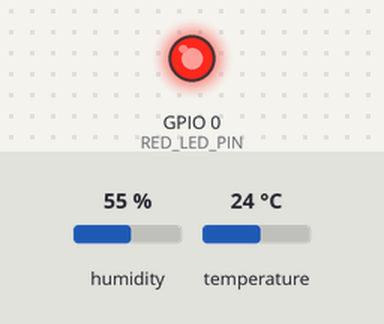
Simulated run of this sketch. Board: ESP32. Parts: output pins drawn as LEDs (lit = HIGH). Inputs (shaded band) come from the test bench; at power-on: humidity 55 %, temperature 24 °C. WiFi joins after 1.5 s; servers stay silent unless stated; no MQTT or app messages arrive unless stated; what the sketch prints to the serial monitor is not drawn.

Above: at 2.5 s.
At 5.5 s:
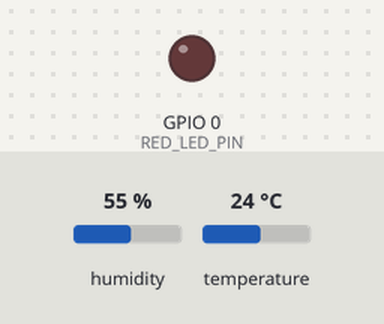
Timing chart, 0 to 9.8 s (numbered marks = the images above):
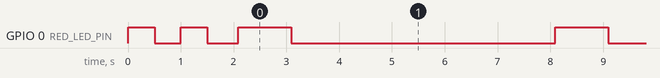

The sketch:

climate_bridge_esp32_commented_pt-BR.ino
```cpp
#include <WiFi.h>           // Biblioteca para conexão Wi-Fi
#include <PubSubClient.h>   // Biblioteca para comunicação MQTT
#include <DHT.h>            // Biblioteca para o sensor DHT

#define DHTPIN 33           // Pino onde o sensor DHT22 está conectado
#define DHTTYPE DHT22       // Define o tipo do sensor como DHT22
DHT dht(DHTPIN, DHTTYPE);   // Instancia o objeto do sensor DHT

// Definições dos pinos dos LEDs de status
#define RED_LED_PIN     00  // LED vermelho: indica Wi-Fi e erro de leitura
#define YELLOW_LED_PIN  00  // LED amarelo: indica conexão MQTT
#define GREEN_LED_PIN   00  // LED verde: indica envio com sucesso

// Identificadores para facilitar o uso dos LEDs nas funções
#define RED     1
#define YELLOW  2
#define GREEN   3

// Credenciais e configurações de rede Wi-Fi e MQTT
const char* ssid = "";         // Nome da rede Wi-Fi
const char* password = "";        // Senha da rede Wi-Fi
const char* mqtt_server = "";   // Endereço do broker MQTT
const int mqtt_port = 1883;                 // Porta do broker MQTT
const char* mqtt_user = "";       // Usuário MQTT
const char* mqtt_pass = "";       // Senha MQTT

WiFiClient espClient;           // Cliente Wi-Fi
PubSubClient client(espClient); // Cliente MQTT usando o Wi-Fi

// ----------- Funções ---------------

// Função para piscar um LED de acordo com a cor e duração especificadas
void blinkLED(int color, int duration) {
  int pin;
  switch (color) {
    case RED:    pin = RED_LED_PIN; break;
    case YELLOW: pin = YELLOW_LED_PIN; break;
    case GREEN:  pin = GREEN_LED_PIN; break;
    default: return; // Sai se a cor não for reconhecida
  }

  digitalWrite(pin, HIGH); // Liga o LED
  delay(duration);         // Aguarda o tempo especificado
  digitalWrite(pin, LOW);  // Desliga o LED
}

// Função para conectar ao Wi-Fi, piscando o LED vermelho enquanto conecta
void setup_wifi() {
  Serial.println();
  Serial.print("Conectando-se à rede Wi-Fi: ");
  Serial.println(ssid);

  WiFi.begin(ssid, password); // Inicia a conexão Wi-Fi
  while (WiFi.status() != WL_CONNECTED) { // Enquanto não conectar
    blinkLED(RED, 500);  // Pisca o LED vermelho a cada 0,5s
    delay(500);
    Serial.print(".");
  }

  Serial.println("\nWi-Fi conectado");
  Serial.print("IP: ");
  Serial.println(WiFi.localIP()); // Mostra o IP obtido
}

// Função para conectar ao broker MQTT, piscando o LED amarelo em caso de falha
void reconnect() {
  while (!client.connected()) { // Enquanto não estiver conectado ao MQTT
    Serial.print("Tentando conectar ao MQTT...");
    if (client.connect("ESP32_DHT22", mqtt_user, mqtt_pass)) {
      Serial.println("Conectado ao MQTT!");
    } else {
      Serial.print("Erro: ");
      Serial.print(client.state()); // Mostra o código de erro
      Serial.println(" — tentando novamente em 5s");

      blinkLED(YELLOW, 500); // Pisca o LED amarelo
      delay(500);
      blinkLED(YELLOW, 500);
      delay(4000); // Aguarda 5 segundos antes de tentar novamente
    }
  }
}

// ---------- Setup ----------
void setup() {
  Serial.begin(9600); // Inicializa a comunicação serial

  // Inicializa os pinos dos LEDs como saída e os apaga
  pinMode(RED_LED_PIN, OUTPUT);
  pinMode(YELLOW_LED_PIN, OUTPUT);
  pinMode(GREEN_LED_PIN, OUTPUT);
  digitalWrite(RED_LED_PIN, LOW);
  digitalWrite(YELLOW_LED_PIN, LOW);
  digitalWrite(GREEN_LED_PIN, LOW);

  dht.begin();           // Inicializa o sensor DHT
  setup_wifi();          // Conecta ao Wi-Fi
  client.setServer(mqtt_server, mqtt_port); // Configura o servidor MQTT
}

// ---------- Loop ----------
void loop() {
  if (!client.connected()) { // Se não estiver conectado ao MQTT
    reconnect();             // Tenta reconectar
  }
  client.loop();             // Mantém a conexão MQTT ativa

  float h = dht.readHumidity();    // Lê a umidade do sensor
  float t = dht.readTemperature(); // Lê a temperatura do sensor

  if (isnan(h) || isnan(t)) { // Se a leitura falhar
    Serial.println("Erro ao ler sensor!");
    blinkLED(RED, 250);       // Pisca o LED vermelho rapidamente
    delay(250);
  } else {
    // Mostra os valores lidos no Serial Monitor
    Serial.print("Temp: ");
    Serial.print(t);
    Serial.print(" °C | Umidade: ");
    Serial.print(h);
    Serial.println(" %");

    // Publica os dados no MQTT (tópicos de temperatura e umidade)
    bool tempSent = client.publish("sensor/dht22/temperature", String(t).c_str(), true);
    bool humSent  = client.publish("sensor/dht22/humidity", String(h).c_str(), true);

    if (tempSent && humSent) { // Se ambos foram enviados com sucesso
      Serial.println("Dados enviados ao MQTT!");
      blinkLED(GREEN, 1000);   // Pisca o LED verde por 1 segundo
    } else {
      Serial.println("Falha ao enviar ao MQTT.");
      blinkLED(YELLOW, 300);   // Pisca o LED amarelo rapidamente
    }
  }

  delay(5000); // Aguarda 5 segundos entre leituras
}
```

Measured:
- by itself, GPIO 0 (RED_LED_PIN): goes LOW 0.50 s, HIGH 0.50 s, LOW 0.59 s, 21 × (HIGH 1.0 s, LOW 5.0 s), HIGH 1.0 s, then LOW
